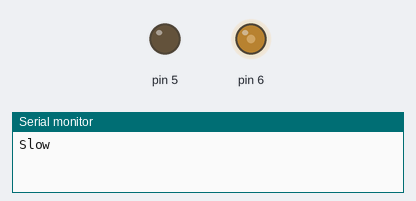
The sketch below on a simulated Arduino Uno, built with avr-gcc and run on an emulated ATmega328P. Shown: output pins drawn as LEDs (lit = HIGH), the last lines printed to the serial monitor.

Above: at 0.05 s.
At 7.45 s:
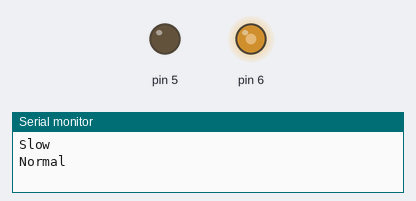
At 14.95 s:
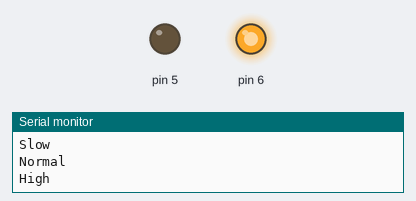
Timing chart, 0 to 19.5 s (numbered marks = the images above):
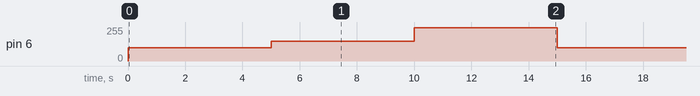

Measured:
- by itself, pin 6: repeats every 15.0 s: 150/255 5.0 s, 250/255 5.0 s, 100/255 5.0 s

The sketch:

DRV8835.ino
```cpp
// 回転速度(35-255)
// ※値が大きいほど高速,余りにも小さい値は回転しません。
const uint8_t slow = 100;
const uint8_t norm = 150;
const uint8_t high = 250;


void setup() {
  Serial.begin(9600);
}

void loop() {
  // 正転(回転)
  Serial.println("Slow");
  analogWrite(6,slow);
  analogWrite(5,0);
  delay(5000);

  // 逆転(逆回転)
  Serial.println("Normal");
  analogWrite(6,norm);
  analogWrite(5,0);
  delay(5000);

  // ブレーキ
  Serial.println("High");
  analogWrite(6,high);
  analogWrite(5,0);
  delay(5000);
}
```
